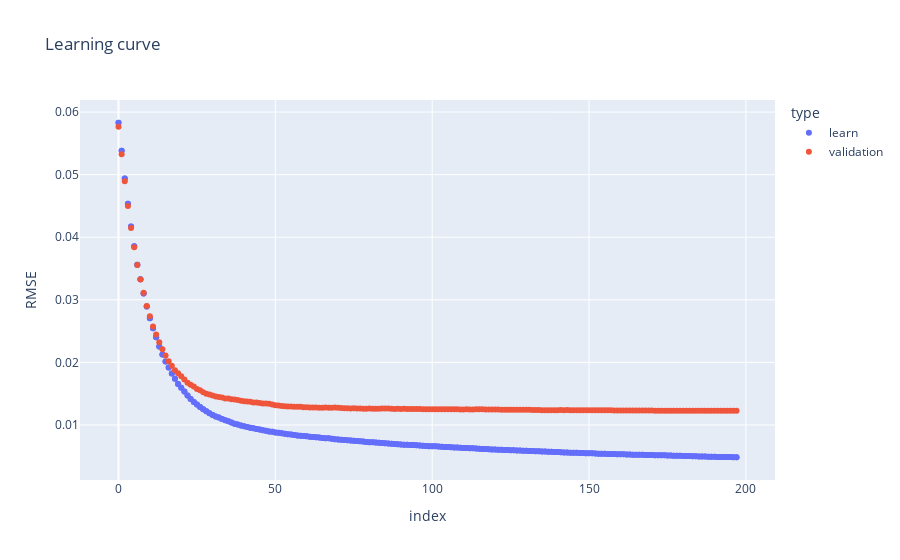

Here is the notebook cell this chart was saved with:
### Code cell
# num_leaves << 2^(max_depth)

cbr = CatBoostRegressor(
    learning_rate=0.1,
    iterations=300,
    depth=3,
    max_leaves=6,
    subsample=0.9,
    penalties_coefficient=1,
    l2_leaf_reg=1,
    min_data_in_leaf=5,
    grow_policy='Lossguide', # SymmetricTree, Lossguide, Depthwise, Region
    boost_from_average=True,
    eval_metric='RMSE',
    od_type='Iter' # IncToDec, Iter
)

history = cbr.fit(X=X_train, y=y_train,
                  eval_set = eval_set, verbose=0)

y_pred_train = cbr.predict(X_train)
y_pred_val = cbr.predict(X_val)

train_rmse = mean_squared_error(y_true=y_train, y_pred=y_pred_train, squared=False)
val_rmse = mean_squared_error(y_true=y_val, y_pred=y_pred_val, squared=False)
print(f'RMSE Train: {train_rmse: .8f}')
print(f'RMSE Valid: {val_rmse: .8f}\tRatio (val/train): {val_rmse/train_rmse: .5f}')

plot_history(history, metric_key='RMSE')

### Figure 1 — Plotly figure (JSON) as saved in the notebook; plotly's stock layout.template omitted (floating-point values rounded to 4 significant figures; data arrays with more than 128 entries replaced by an {"elided": "..."} marker saying what was removed)
{"data": [{"hovertemplate": "type=learn<br>index=%{x}<br>RMSE=%{y}<extra></extra>", "legendgroup": "learn", "marker": {"color": "#636efa", "symbol": "circle"}, "mode": "markers", "name": "learn", "showlegend": true, "type": "scatter", "x": {"elided": "396 int values"}, "xaxis": "x", "y": {"elided": "396 float values"}, "yaxis": "y"}, {"hovertemplate": "type=validation<br>index=%{x}<br>RMSE=%{y}<extra></extra>", "legendgroup": "validation", "marker": {"color": "#EF553B", "symbol": "circle"}, "mode": "markers", "name": "validation", "showlegend": true, "type": "scatter", "x": {"elided": "198 int values"}, "xaxis": "x", "y": {"elided": "198 float values"}, "yaxis": "y"}], "layout": {"legend": {"title": {"text": "type"}, "tracegroupgap": 0}, "title": {"text": "Learning curve"}, "xaxis": {"anchor": "y", "domain": [0, 1], "title": {"text": "index"}}, "yaxis": {"anchor": "x", "domain": [0, 1], "title": {"text": "RMSE"}}}}
